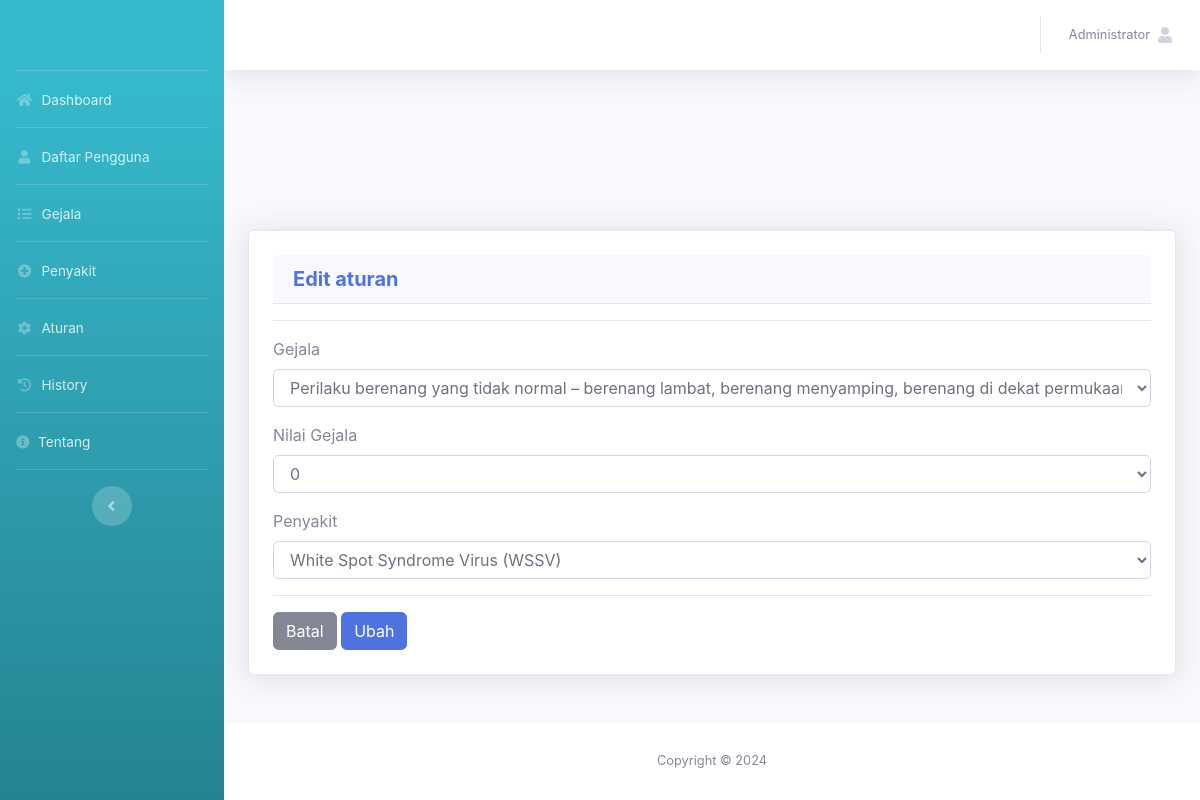
/admin/edit_aturan.php?id_aturan=1 (signed in), run on the app's committed database.
### tables this page shows
CREATE TABLE `tb_akun` (
  `id_akun` int(11) NOT NULL,
  `nama_lengkap` varchar(50) NOT NULL,
  `username` varchar(50) NOT NULL,
  `password` varchar(50) NOT NULL,
  `level` varchar(30) NOT NULL
);

CREATE TABLE `tb_gejala` (
  `id_gejala` int(11) NOT NULL,
  `nama_gejala` text NOT NULL
);

CREATE TABLE `tb_aturan` (
  `id_aturan` int(11) NOT NULL,
  `id_gejala` int(11) NOT NULL,
  `id_penyakit` int(11) NOT NULL,
  `nilai_gejala` double NOT NULL
);

CREATE TABLE `tb_penyakit` (
  `id_penyakit` int(11) NOT NULL,
  `nama_penyakit` text NOT NULL,
  `keterangan` text NOT NULL,
  `pengendalian` text NOT NULL,
  `gambar` text NOT NULL
);

### admin/edit_aturan.php (the view, shortened to what this page needs)
<?php
include '../assets/conn/config.php';
include 'header.php';
?>
<div class="container">
	<div class="card shadow p-4 mb-5">
		<div class = "card-header">
            <h5 class= "m-0 font-weight-bold text-primary">Edit aturan</h5>
        </div>
        <hr>
        <?php
        $data = mysqli_query($conn,"SELECT * FROM tb_aturan WHERE id_aturan='$_GET[id_aturan]'");
        $a = mysqli_fetch_array($data)
        ?>
            <form action="edit_aturan.php?aksi=ubah" method="POST">
                <div class="form-group">
                    <label>Gejala</label>
                    <select name="id_gejala" class="form-control">
                        <?php
                        $gej = mysqli_query($conn,"SELECT * FROM tb_gejala WHERE id_gejala='$a[id_gejala]'");
                        $dG = mysqli_fetch_array($gej);
                            echo "<option selected value='".$dG['id_gejala']."'>".$dG['nama_gejala']."</option>";
                        ?>
                    </select>
                </div>
                <div class="form-group">
                    <label>Nilai Gejala</label>
                    <select name="nilai_gejala" class="form-control">
                        <option selected><?=$a['nilai_gejala']?></option>
                    </select>
                </div>
                <div class="form-group">
                    <label>Penyakit</label>
                    <select name="id_penyakit" class="form-control">
                        <?php
                        $pen = mysqli_query($conn,"SELECT * FROM tb_penyakit WHERE id_penyakit='$a[id_penyakit]'");
                        $dP = mysqli_fetch_array($pen);
                        echo "<option selected value='".$dP['id_penyakit']."'>".$dP['nama_penyakit']."</option>";
                        ?>
                    </select>
                </div>
                <hr>
                <a href="aturan.php" class="btn btn-secondary">Batal</a>
                <input type="submit" value="Ubah" class="btn btn-primary">
            </form>
        </div>
    </div>
<?php
include 'footer.php';
?>

### admin/header.php (shortened to what this page needs)
<?php
include '../assets/conn/config.php';
?>
<!DOCTYPE html>
<html lang="en">
<head>
  <link href="../assets/vendor/fontawesome-free/css/all.min.css" rel="stylesheet" type="text/css">
  <link href="../assets/css/sb-admin-2.min.css" rel="stylesheet">
  <link href="../assets/vendor/datatables/dataTables.bootstrap4.min.css" rel="stylesheet">
</head>
<body id="page-top">
 <div id="wrapper">
  <ul class="navbar-nav bg-gradient-info sidebar sidebar-dark accordion" id="accordionSidebar">
    <a class="sidebar-brand d-flex align-items-center justify-content-center" href="index">
    </a>
    <hr class="sidebar-divider my-0">
    <li class="nav-item">
      <a class="nav-link" href="index.php">
        <i class="fas fa-fw fa-home"></i>
        <span>Dashboard</span></a>
      </li>
      <hr class="sidebar-divider my-0">
      <li class="nav-item">
        <a class="nav-link" href="daftar_pengguna.php">
          <i class="fas fa-fw fa-user"></i>
          <span>Daftar Pengguna</span></a>
      </li>
      <hr class="sidebar-divider my-0">
      <li class="nav-item">
        <a class="nav-link" href="gejala.php">
          <i class="fas fa-fw fa-list"></i>
          <span>Gejala</span></a>
      </li>
      <hr class="sidebar-divider my-0">
      <li class="nav-item">
        <a class="nav-link" href="penyakit.php">
          <i class="fas fa-fw fa-plus-circle"></i>
          <span>Penyakit</span></a>
      </li>
      <hr class="sidebar-divider my-0">
      <li class="nav-item">
        <a class="nav-link" href="aturan.php">
          <i class="fas fa-fw fa-cog"></i>
          <span>Aturan</span></a>
      </li>
      <hr class="sidebar-divider my-0">
      <li class="nav-item">
        <a class="nav-link" href="history.php">
          <i class="fas fa-fw fa-history"></i>
          <span>History</span></a>
      </li>
      <hr class="sidebar-divider my-0">
      <li class="nav-item">
        <a class="nav-link" href="tentang.php">
          <i class="fas fa-info-circle"></i>
          <span>Tentang</span></a>
      </li>
      <hr class="sidebar-divider d-none d-md-block">
      <div class="text-center d-none d-md-inline">
        <button class="rounded-circle border-0" id="sidebarToggle"></button>
      </div>
    </ul>
    <div id="content-wrapper" class="d-flex flex-column">
      <div id="content">
        <nav class="navbar navbar-expand navbar-light bg-white topbar mb-4 static-top shadow">
          <ul class="navbar-nav ml-auto">
            <li class="nav-item dropdown no-arrow">
              <a class="nav-link dropdown-toggle" href="#" id="userDropdown" role="button"
              data-toggle="dropdown" aria-haspopup="true" aria-expanded="false">
              <?php
              $username=$_SESSION['username'];
              $det=mysqli_query($conn,"select * from tb_akun where username='$username'");
              while($d=mysqli_fetch_array($det)){
                ?>
                <span class="mr-2 d-none d-lg-inline text-gray-600 small"><?php echo $d['nama_lengkap'] ?></span>
                <?php
              }
              ?>
              <span class="fa fa-user"><span>
              </a>
          </li>
        </ul>
      </nav>
    </div>
</body>
</html>

### data on the page
tb_akun: nama_lengkap "Administrator"
tb_gejala: id_gejala "Perilaku berenang yang tidak normal – berenang lambat, berenang menyamping, berenang di dekat permukaan air dan berkumpul di sekitar tepi petak pemeliharaan"
tb_aturan: nilai_gejala "0"
tb_penyakit: id_penyakit "White Spot Syndrome Virus (WSSV)"
